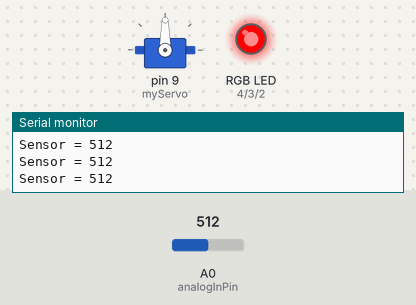
Simulated run of this sketch. Board: Arduino Uno, built with avr-gcc and run on an emulated ATmega328P. Parts: servo, an RGB LED mixed from three pins (HIGH = lit), the last lines printed to the serial monitor. The inputs (shaded band) are chosen by the test bench; at power-on: A0 (analogInPin) = 512.

Above: at 1.2 s.
1.3 s: A0 (analogInPin) set to 209
2.8 s: A0 (analogInPin) set to 183
At 3.4 s:
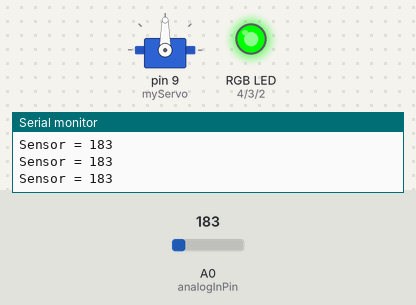
4.4 s: A0 (analogInPin) set to 150
At 5.1 s:
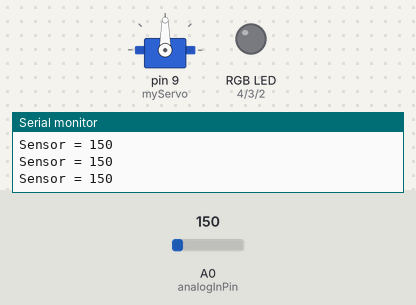
6.0 s: A0 (analogInPin) set to 166
At 7.2 s:
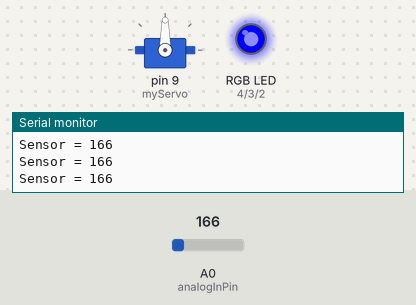
7.6 s: A0 (analogInPin) set to 190
At 8.8 s:
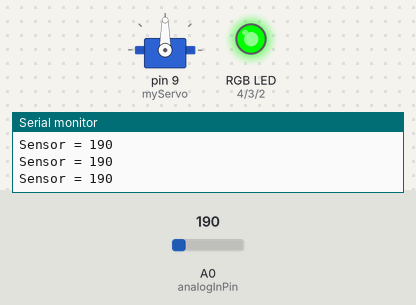
9.2 s: A0 (analogInPin) set to 170
At 10.6 s:
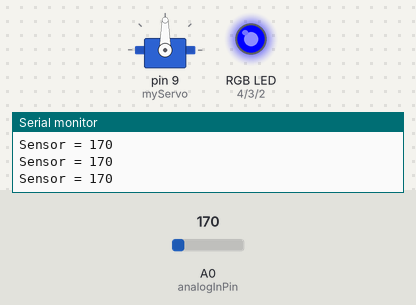
Timing chart, 0 to 12.2 s (numbered marks = the images above; inputs shaded):
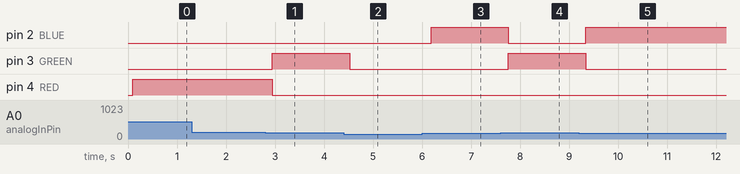

Measured:
- the behaviour switches between 200 and 199 on A0 (analogInPin) (found by bisection; images 0 and 1)
- the behaviour switches between 159 and 160 on A0 (analogInPin) (found by bisection; images 2 and 3)
- after the input at 2.8 s, pin 3 (GREEN): LOW → HIGH after 0.15 s; pin 4 (RED): HIGH → LOW after 0.15 s
- after the input at 4.4 s, pin 3 (GREEN): HIGH → LOW after 0.13 s
- after the input at 6.0 s, pin 2 (BLUE): LOW → HIGH after 0.18 s
- after the input at 7.6 s, pin 2 (BLUE): HIGH → LOW after 0.16 s; pin 3 (GREEN): LOW → HIGH after 0.16 s
- after the input at 9.2 s, pin 2 (BLUE): LOW → HIGH after 0.14 s; pin 3 (GREEN): HIGH → LOW after 0.14 s

The sketch:

Photocell_V1-RGB_LED.ino
```cpp
//THIS CODE IS TO CHANGE THE RGB LEFD LIGHT SEQUENCE

#include <Servo.h>
Servo myServo;

const int analogInPin = A0;
int sensorValue = 0;
int pos = 0;

void setup() {
  // initialize digital pins 2 - 4 as an output.
  pinMode(2, OUTPUT);//BLUE
  pinMode(3, OUTPUT);//GREEN
  pinMode(4, OUTPUT);//RED

  Serial.begin(9600);
  myServo.attach(9);

}

// the loop function runs over and over again forever
void loop() {
  sensorValue = analogRead(analogInPin);

  Serial.print("Sensor = ");
  Serial.println(sensorValue);

  delay(100);

  if (sensorValue >= 200) {
    //RED
    digitalWrite(2, LOW);
    digitalWrite(3, LOW);
    digitalWrite(4, HIGH);
    delay(5);
  }
  else if (sensorValue >= 180 & sensorValue < 200) {
    //GREEN
    digitalWrite(2, LOW);
    digitalWrite(3, HIGH);
    digitalWrite(4, LOW);
    delay(5);

  }  else if (sensorValue >= 160 & sensorValue < 180) {
    //BLUE
    digitalWrite(2, HIGH);
    digitalWrite(3, LOW);
    digitalWrite(4, LOW);
    delay(5);
  } else {
    //OFF
    digitalWrite(2, LOW);
    digitalWrite(3, LOW);
    digitalWrite(4, LOW);

    delay(10);
  }
}
/*
  //---------------RGB LED FUNCION---------------//
  void colorRGB() {
  //RED
  digitalWrite(2, LOW);
  digitalWrite(3, LOW);
  digitalWrite(4, HIGH);

  delay(10);

  //GREEN
  digitalWrite(2, LOW);
  digitalWrite(3, HIGH);
  digitalWrite(4, LOW);

  delay(10);

  //BLUE
  digitalWrite(2, HIGH);
  digitalWrite(3, LOW);
  digitalWrite(4, LOW);

  delay(10);

  //----------------OFF------------------//
  digitalWrite(2, LOW);
  digitalWrite(3, LOW);
  digitalWrite(4, LOW);

  delay(1000);

  //RED + GREEN = YELLOW
  digitalWrite(2, LOW);
  digitalWrite(3, HIGH);
  digitalWrite(4, HIGH);

  delay(10);

  //RED + BLUE = MAGENTA
  digitalWrite(2, HIGH);
  digitalWrite(3, LOW);
  digitalWrite(4, HIGH);

  delay(10);

  //GREEN + BLUE = CYAN
  digitalWrite(2, HIGH);
  digitalWrite(3, HIGH);
  digitalWrite(4, LOW);

  delay(1000);


  //GREEN + BLUE + RED = WHITE
  digitalWrite(2, HIGH);
  digitalWrite(3, HIGH);
  digitalWrite(4, HIGH);

  delay(10);

  //----------------OFF------------------//
  digitalWrite(2, LOW);
  digitalWrite(3, LOW);
  digitalWrite(4, LOW);

  delay(10);
  }*/
```
